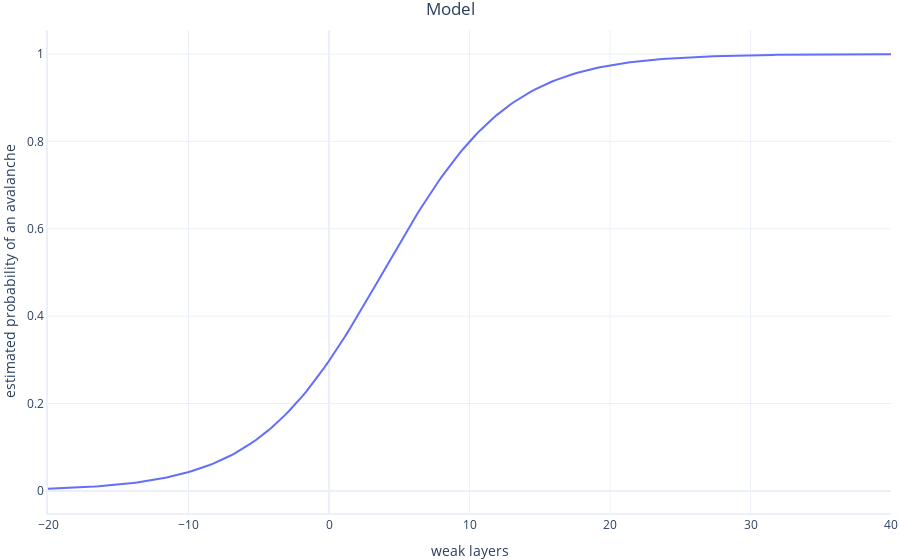

Notebook cell for this chart:
### Code cell
# plot the model
# Show a graph of the result
predict = lambda x: model.predict(pd.DataFrame({"weak_layers": x}))

graphing.line_2D([("Model", predict)],
                 x_range=[-20,40],
                 label_x="weak_layers", 
                 label_y="estimated probability of an avalanche")

### Figure 1 — Plotly figure (JSON) as saved in the notebook; plotly's stock layout.template omitted (floating-point values rounded to 4 significant figures; data arrays with more than 128 entries replaced by an {"elided": "..."} marker saying what was removed)
{"data": [{"hovertemplate": "Line=Model<br>weak layers=%{x}<br>estimated probability of an avalanche=%{y}<extra></extra>", "legendgroup": "Model", "marker": {"color": "#636efa", "size": 12, "symbol": "circle"}, "mode": "lines", "name": "Model", "orientation": "v", "showlegend": true, "type": "scatter", "x": {"elided": "200 float values"}, "xaxis": "x", "y": {"elided": "200 float values"}, "yaxis": "y"}], "layout": {"legend": {"title": {"text": "Line"}, "tracegroupgap": 0}, "showlegend": false, "title": {"text": "Model"}, "xaxis": {"anchor": "y", "domain": [0, 1], "range": [-20, 40], "title": {"text": "weak layers"}}, "yaxis": {"anchor": "x", "domain": [0, 1], "title": {"text": "estimated probability of an avalanche"}}}}
